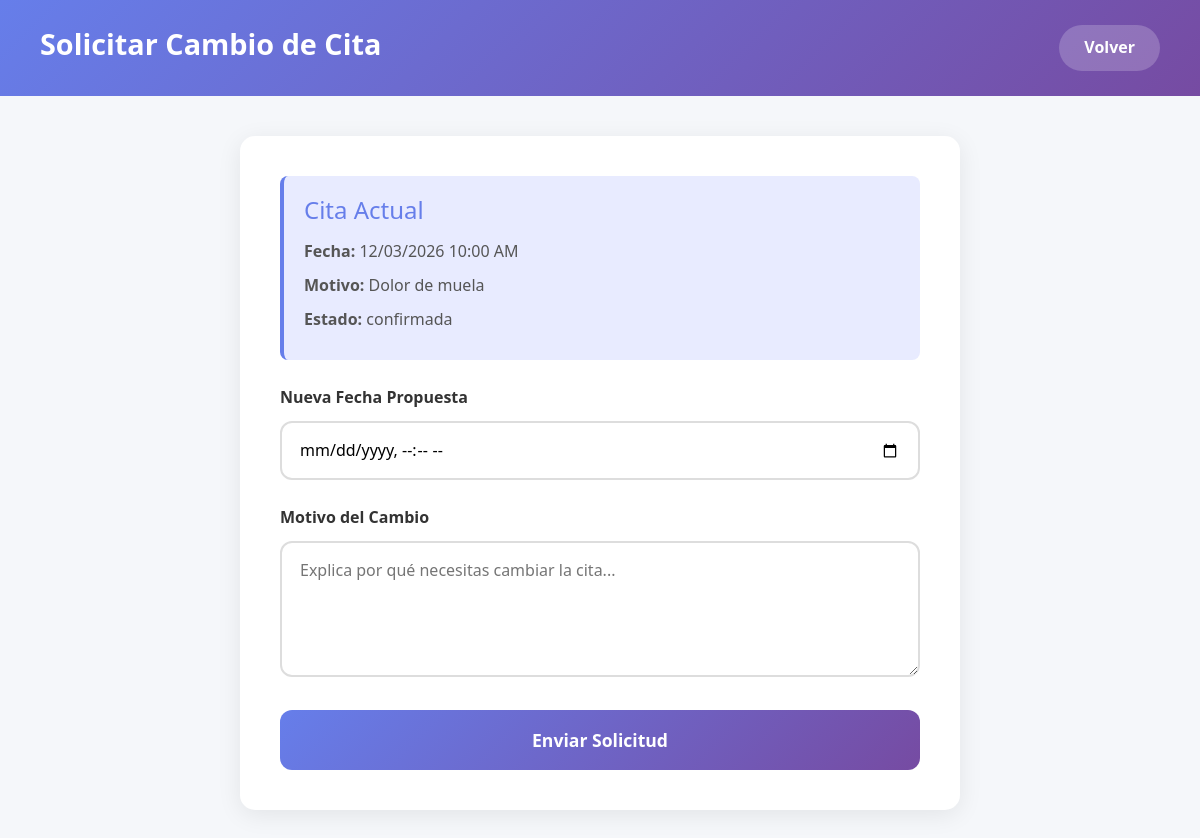
Screenshot of /PediatraNew/public/usuario/solicitar-cambio.php?id=4 (signed in) with the database file from the repository.
### tables this page shows
CREATE TABLE `citas` (
  `id` int(11) NOT NULL,
  `paciente_id` int(11) DEFAULT NULL,
  `doctor_id` int(11) DEFAULT NULL,
  `fecha_hora` datetime NOT NULL,
  `motivo_consulta` text DEFAULT NULL,
  `estado` enum('pendiente','confirmada','cancelada','completada') DEFAULT 'pendiente'
);

### PediatraNew/public/usuario/solicitar-cambio.php (the view, shortened to what this page needs)
<?php
require_once '../../api/conexion.php';
$citaId = isset($_GET['id']) ? (int)$_GET['id'] : 0;
$cita = $conexion->query("SELECT * FROM citas WHERE id = $citaId")->fetch_assoc();
?>
<!DOCTYPE html>
<html lang="es">
<head>
    <link href="https://cdn.jsdelivr.net/npm/bootstrap@5.3.0/dist/css/bootstrap.min.css" rel="stylesheet">
    <link rel="stylesheet" href="../styles.css">
</head>
<body>
    <div class="page-header">
        <h1>Solicitar Cambio de Cita</h1>
        <a href="mis-citas.php" class="btn-volver">Volver</a>
    </div>
    <div class="content">
        <div class="form-card">
            <div class="cita-info">
                <h4 style="color:#667eea;margin-bottom:15px;">Cita Actual</h4>
                <p><strong>Fecha:</strong> <?php echo date('d/m/Y g:i A', strtotime($cita['fecha_hora'])); ?></p>
                <p><strong>Motivo:</strong> <?php echo htmlspecialchars($cita['motivo_consulta']); ?></p>
                <p><strong>Estado:</strong> <?php echo $cita['estado']; ?></p>
            </div>
            <form method="POST">
                <div class="form-group">
                    <label for="nueva_fecha">Nueva Fecha Propuesta</label>
                    <input type="datetime-local" id="nueva_fecha" name="nueva_fecha" required>
                </div>
                <div class="form-group">
                    <label for="motivo">Motivo del Cambio</label>
                    <textarea id="motivo" name="motivo" rows="4" required placeholder="Explica por qué necesitas cambiar la cita..."></textarea>
                </div>
                <button type="submit" class="btn-solicitar">Enviar Solicitud</button>
            </form>
        </div>
    </div>
</body>
</html>

### PediatraNew/public/styles.css (style rules this page uses)
* { margin: 0; padding: 0; box-sizing: border-box; }
body { font-family: 'Segoe UI', Tahoma, Geneva, Verdana, sans-serif; line-height: 1.6; color: #333; background-color: #f5f7fa; overflow-x: hidden; }
.form-group { margin-bottom: 1.5rem; }
.form-group input { width: 100%; padding: 1rem; border: 2px solid #ddd; border-radius: 10px; font-size: 1rem; }

### PediatraNew/public/usuario/solicitar-cambio.php (style rules this page uses)
* { margin: 0; padding: 0; box-sizing: border-box; }
body { font-family: 'Segoe UI', Tahoma, Geneva, Verdana, sans-serif; background: #f5f7fa; min-height: 100vh; }
.page-header { background: linear-gradient(135deg, #667eea 0%, #764ba2 100%); padding: 25px 40px; display: flex; justify-content: space-between; align-items: center; }
.page-header h1 { color: white; font-size: 1.8rem; font-weight: 700; }
.btn-volver { background: rgba(255,255,255,0.2); color: white; padding: 10px 25px; border: none; border-radius: 25px; text-decoration: none; font-weight: 600; }
.content { padding: 40px; max-width: 800px; margin: 0 auto; }
.form-card { background: white; border-radius: 15px; padding: 40px; box-shadow: 0 5px 25px rgba(0,0,0,0.08); }
.cita-info { background: #e8ebff; border-left: 4px solid #667eea; padding: 20px; border-radius: 8px; margin-bottom: 25px; }
.cita-info p { margin: 8px 0; color: #555; }
.form-group { margin-bottom: 25px; }
.form-group label { display: block; font-weight: 600; color: #333; margin-bottom: 10px; font-size: 1rem; }
.form-group input, .form-group textarea { width: 100%; padding: 15px 18px; border: 2px solid #ddd; border-radius: 12px; font-size: 1rem; font-family: inherit; }
.form-group textarea { resize: vertical; min-height: 100px; }
.btn-solicitar { width: 100%; padding: 16px; background: linear-gradient(135deg, #667eea, #764ba2); color: white; border: none; border-radius: 12px; font-size: 1.1rem; font-weight: 700; cursor: pointer; }

### rows the page displays
citas: fecha_hora "12/03/2026 10:00 AM", motivo_consulta "Dolor de muela", estado "confirmada"
